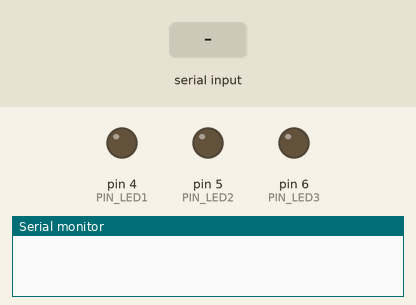
Recording of a sketch running on a simulated Arduino Uno, built with avr-gcc and run on an emulated ATmega328P. Parts: output pins drawn as LEDs (lit = HIGH), the last lines printed to the serial monitor. The inputs (shaded band) are chosen by the test bench.

Above: at 1.2 s.
1.3 s: "1" received over Serial
At 2.5 s:
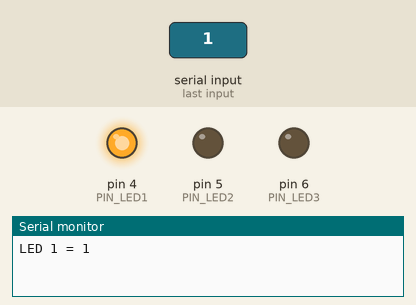
2.8 s: "2" received over Serial
At 3.8 s:
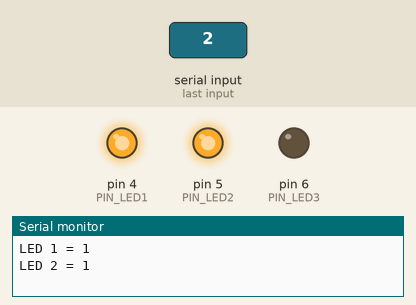
4.3 s: "3" received over Serial
At 4.9 s:
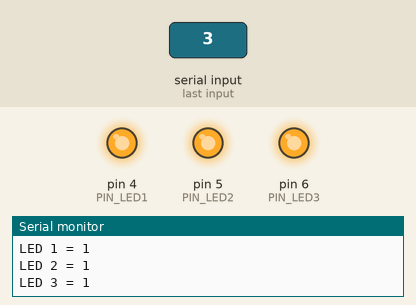
5.8 s: "1" received over Serial
At 6.1 s:
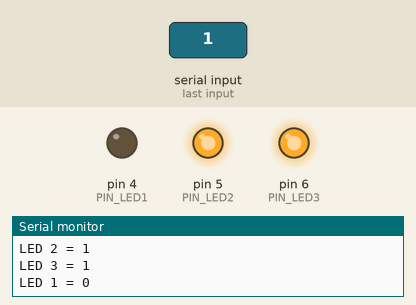
7.3 s: "2" received over Serial
At 8.4 s:
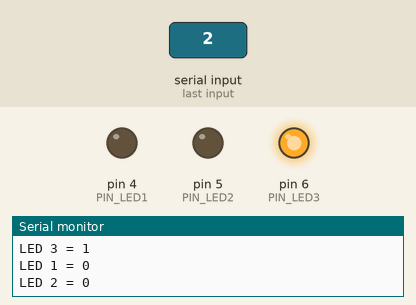
Timing chart, 0 to 9.8 s (numbered marks = the images above; inputs shaded):
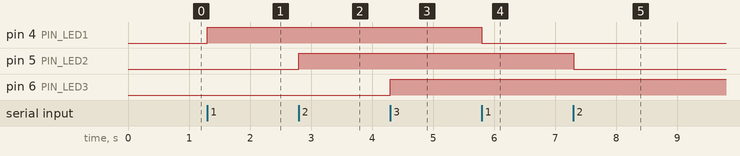

Measured:
- after the input at 1.3 s, pin 4 (PIN_LED1): LOW → HIGH at once
- after the input at 2.8 s, pin 5 (PIN_LED2): LOW → HIGH at once
- after the input at 4.3 s, pin 6 (PIN_LED3): LOW → HIGH at once
- after the input at 5.8 s, pin 4 (PIN_LED1): HIGH → LOW at once
- after the input at 7.3 s, pin 5 (PIN_LED2): HIGH → LOW at once

The sketch:

Serial_UART_.ino
```cpp
int led1 = LOW;
int led2 = LOW;
int led3 = LOW;
int PIN_LED1 = 4;
int PIN_LED2 = 5;
int PIN_LED3 = 6;

void setup() {
  Serial.begin(9600);
  pinMode(PIN_LED1, OUTPUT);
  pinMode(PIN_LED2, OUTPUT);
  pinMode(PIN_LED3, OUTPUT);
}

void loop() {
  if(Serial.available())
  {
    char received = Serial.read();
    if(received == '1')
    {
      led1 =! led1;
      digitalWrite(PIN_LED1, led1);
      Serial.print("LED 1 = ");
      Serial.println(led1);
    }
    else if(received == '2'){
      led2 =! led2;
      digitalWrite(PIN_LED2, led2);
      Serial.print("LED 2 = ");
      Serial.println(led2);
    }
    else if(received == '3'){
      led3 =! led3;
      digitalWrite(PIN_LED3, led3);
      Serial.print("LED 3 = ");
      Serial.println(led3);
    }
  }
}
```
